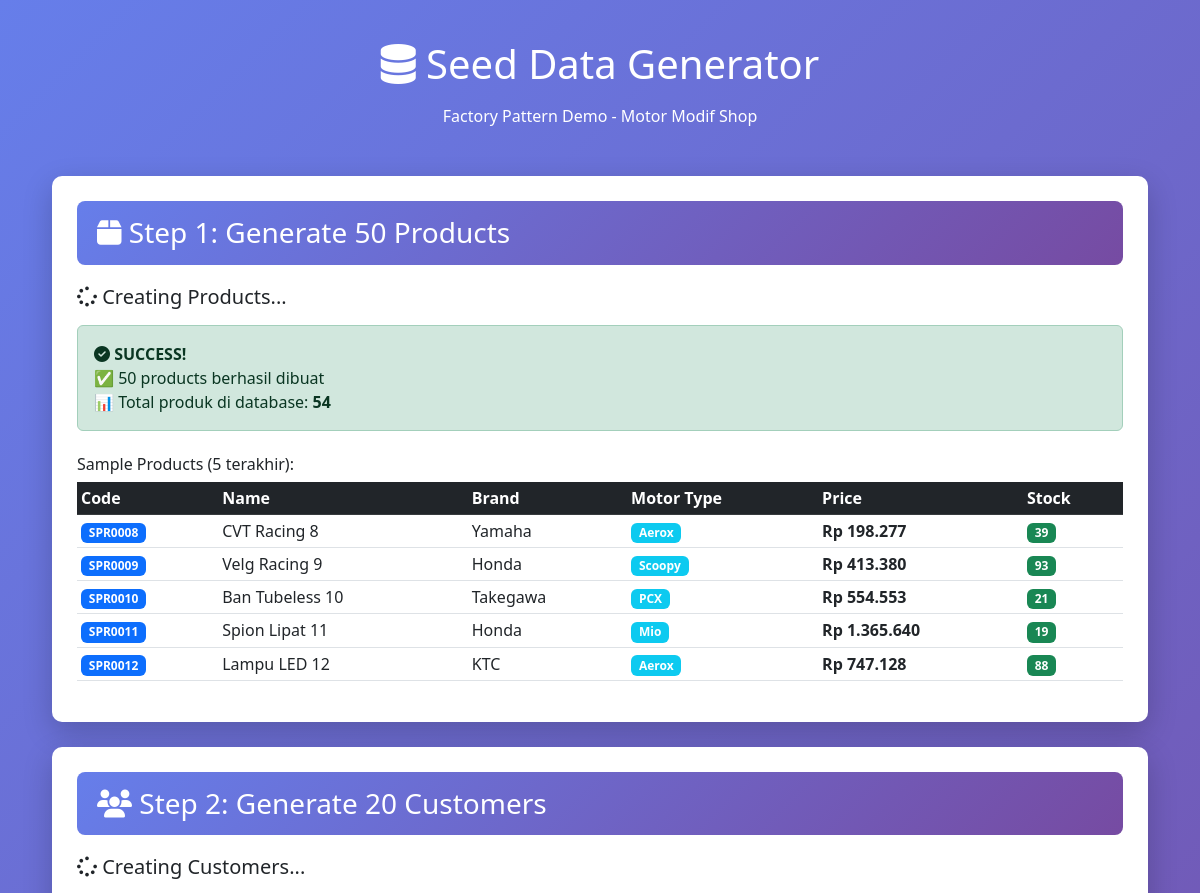
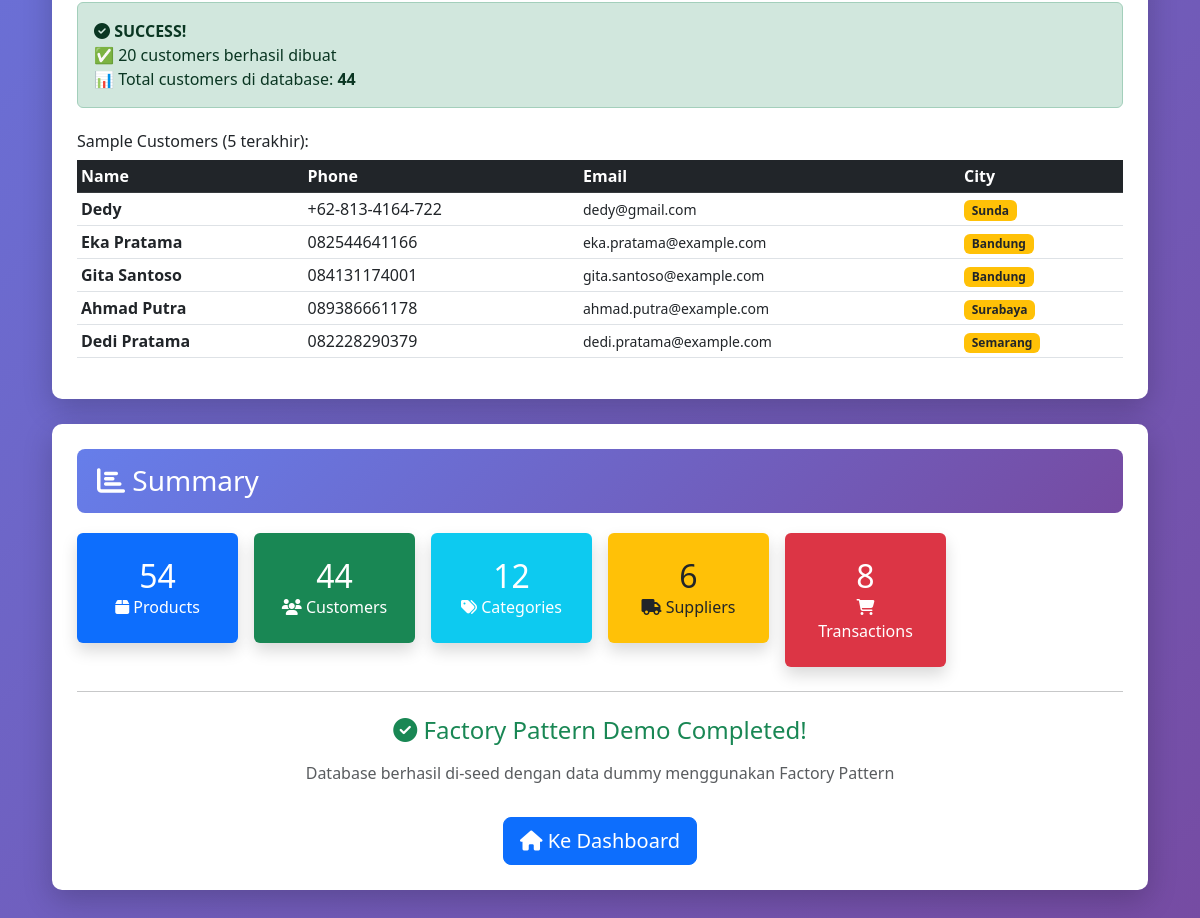
The page /seed_data.php on the database its author committed (2 pictures, top to bottom).
### tables this page shows
CREATE TABLE `products` (
  `id` int(11) NOT NULL,
  `category_id` int(11) NOT NULL,
  `supplier_id` int(11) NOT NULL,
  `code` varchar(50) NOT NULL,
  `name` varchar(200) NOT NULL,
  `brand` varchar(100) DEFAULT NULL,
  `description` text DEFAULT NULL,
  `price` decimal(15,2) NOT NULL,
  `stock` int(11) NOT NULL DEFAULT 0,
  `motor_type` varchar(100) DEFAULT NULL,
  `image` varchar(255) DEFAULT NULL,
  `created_at` timestamp NOT NULL DEFAULT current_timestamp(),
  `updated_at` timestamp NOT NULL DEFAULT current_timestamp() ON UPDATE current_timestamp(),
  `deleted_at` timestamp NULL DEFAULT NULL
);

CREATE TABLE `customers` (
  `id` int(11) NOT NULL,
  `name` varchar(100) NOT NULL,
  `phone` varchar(20) NOT NULL,
  `email` varchar(100) DEFAULT NULL,
  `address` text DEFAULT NULL,
  `city` varchar(50) DEFAULT NULL,
  `created_at` timestamp NOT NULL DEFAULT current_timestamp()
);

### motor_modif_shop/helpers/ProductFactory.php (called while the page is built, shortened)
<?php
class ProductFactory {
    private $db;
    public function __construct($db) {
        $this->db = $db;
    }
    public function create($data) {
        $sql = "INSERT INTO products
                (category_id, supplier_id, code, name, brand, description, price, stock, motor_type, image)
                VALUES (?, ?, ?, ?, ?, ?, ?, ?, ?, ?)";
        $stmt = $this->db->prepare($sql);
        $stmt->bind_param('iissssdiss',
            $data['category_id'],
            $data['supplier_id'],
            $data['code'],
            $data['name'],
            $data['brand'],
            $data['description'],
            $data['price'],
            $data['stock'],
            $data['motor_type'],
            $data['image']
        );
        return $stmt->execute();
    }
    public function createMany($products) {
        $this->db->begin_transaction();
        try {
            $this->db->commit();
            return true;
        } catch (Exception $e) {
            $this->db->rollback();
            return false;
        }
    }
    public function createInRange($startDate, $endDate, $count = 10) {
        $products = [];
        $categories = [1, 2, 3, 4];
        $suppliers = [1, 2, 3];
        $motorTypes = ['Vario 150', 'Beat', 'Scoopy', 'PCX', 'Nmax', 'Mio', 'Aerox'];
        $brands = ['Yamaha', 'Honda', 'Kawasaki', 'Suzuki', 'KTC', 'Takegawa'];
        $productNames = [
            'Knalpot Racing',
            'Ban Tubeless',
            'Velg Racing',
            'Spion Lipat',
            'Lampu LED',
            'Jok Custom',
            'Handgrip Racing',
            'Cover Body',
            'Shock Breaker',
            'CVT Racing',
            'Kampas Rem',
            'Filter Udara',
            'Busi Iridium',
            'Oli Mesin',
            'Gear Set'
        ];
        for ($i = 0; $i < $count; $i++) {
            $products[] = [
                'category_id' => $categories[array_rand($categories)],
                'supplier_id' => $suppliers[array_rand($suppliers)],
                'code' => 'SPR' . str_pad($i + 1, 4, '0', STR_PAD_LEFT),
                'name' => $productNames[array_rand($productNames)] . ' ' . ($i + 1),
                'brand' => $brands[array_rand($brands)],
                'description' => 'Produk berkualitas tinggi untuk motor modifikasi',
                'price' => rand(50000, 2000000),
                'stock' => rand(5, 100),
                'motor_type' => $motorTypes[array_rand($motorTypes)],
                'image' => ''
            ];
        }
        return $this->createMany($products);
    }
}

### motor_modif_shop/helpers/CustomerFactory.php (called while the page is built, shortened)
<?php
class CustomerFactory {
    private $db;
    public function __construct($db) {
        $this->db = $db;
    }
    public function create($data) {
        $sql = "INSERT INTO customers (name, phone, email, address, city)
                VALUES (?, ?, ?, ?, ?)";
        $stmt = $this->db->prepare($sql);
        $stmt->bind_param('sssss',
            $data['name'],
            $data['phone'],
            $data['email'],
            $data['address'],
            $data['city']
        );
        return $stmt->execute();
    }
    public function createMany($customers) {
        $this->db->begin_transaction();
        try {
            $this->db->commit();
            return true;
        } catch (Exception $e) {
            $this->db->rollback();
            return false;
        }
    }
}

### seed_data.php (the view, shortened to what this page needs)
<?php
require_once BASE_PATH . 'helpers/ProductFactory.php';
require_once BASE_PATH . 'helpers/CustomerFactory.php';
$database = new Database();
$db = $database->getConnection();
?>
<!DOCTYPE html>
<html lang="id">
<head>
    <link href="https://cdn.jsdelivr.net/npm/bootstrap@5.3.0/dist/css/bootstrap.min.css" rel="stylesheet">
    <link rel="stylesheet" href="https://cdnjs.cloudflare.com/ajax/libs/font-awesome/6.4.0/css/all.min.css">
</head>
<body>
    <div class="container">
        <div class="text-center mb-5">
            <h1 class="text-white mb-3"><i class="fas fa-database"></i> Seed Data Generator</h1>
            <p class="text-white">Factory Pattern Demo - Motor Modif Shop</p>
        </div>
        <div class="result-box">
            <div class="step-title">
                <h3 class="mb-0"><i class="fas fa-box"></i> Step 1: Generate 50 Products</h3>
            </div>
            <?php
            $productFactory = new ProductFactory($db);
            echo "<h5><i class='fas fa-spinner fa-spin'></i> Creating Products...</h5>";
            $result = $productFactory->createInRange('2024-01-01', '2024-12-31', 50);
            if ($result) {
                $checkSql = "SELECT COUNT(*) as total FROM products WHERE deleted_at IS NULL";
                $checkResult = $db->query($checkSql);
                $row = $checkResult->fetch_assoc();
                $totalProducts = $row['total'];
                echo "<div class='alert alert-success mt-3'>";
                echo "<i class='fas fa-check-circle'></i> <strong>SUCCESS!</strong><br>";
                echo "✅ 50 products berhasil dibuat<br>";
                echo "📊 Total produk di database: <strong>{$totalProducts}</strong>";
                echo "</div>";
                $sampleSql = "SELECT * FROM products WHERE deleted_at IS NULL ORDER BY created_at DESC LIMIT 5";
                $sampleResult = $db->query($sampleSql);
                echo "<h6 class='mt-4'>Sample Products (5 terakhir):</h6>";
                echo "<div class='table-responsive'>";
                echo "<table class='table table-sm table-hover'>";
                echo "<thead class='table-dark'><tr><th>Code</th><th>Name</th><th>Brand</th><th>Motor Type</th><th>Price</th><th>Stock</th></tr></thead>";
                echo "<tbody>";
                while ($product = $sampleResult->fetch_assoc()) {
                    echo "<tr>";
                    echo "<td><span class='badge bg-primary'>{$product['code']}</span></td>";
                    echo "<td>{$product['name']}</td>";
                    echo "<td>{$product['brand']}</td>";
                    echo "<td><span class='badge bg-info'>{$product['motor_type']}</span></td>";
                    echo "<td><strong>Rp " . number_format($product['price'], 0, ',', '.') . "</strong></td>";
                    echo "<td><span class='badge bg-success'>{$product['stock']}</span></td>";
                    echo "</tr>";
                }
                echo "</tbody></table></div>";
            } else {
                echo "<div class='alert alert-danger mt-3'>";
                echo "<i class='fas fa-times-circle'></i> <strong>FAILED!</strong><br>";
                echo "❌ Gagal membuat products. Cek database connection.";
                echo "</div>";
            }
            ?>
        </div>
        <div class="result-box">
            <div class="step-title">
                <h3 class="mb-0"><i class="fas fa-users"></i> Step 2: Generate 20 Customers</h3>
            </div>
            <?php
            $customerFactory = new CustomerFactory($db);
            echo "<h5><i class='fas fa-spinner fa-spin'></i> Creating Customers...</h5>";
            $customers = [];
            $cities = ['Jakarta', 'Balikpapan', 'Samarinda', 'Surabaya', 'Bandung', 'Semarang', 'Medan', 'Makassar'];
            $firstNames = ['Ahmad', 'Budi', 'Citra', 'Dedi', 'Eka', 'Fitri', 'Gita', 'Hadi', 'Indra', 'Joko'];
            $lastNames = ['Santoso', 'Wijaya', 'Pratama', 'Rahman', 'Setiawan', 'Nugraha', 'Kurniawan', 'Putra', 'Kusuma', 'Hidayat'];
            for ($i = 0; $i < 20; $i++) {
                $firstName = $firstNames[array_rand($firstNames)];
                $lastName = $lastNames[array_rand($lastNames)];
                $city = $cities[array_rand($cities)];
                $customers[] = [
                    'name' => $firstName . ' ' . $lastName,
                    'phone' => '08' . rand(1000000000, 9999999999),
                    'email' => strtolower($firstName) . '.' . strtolower($lastName) . '@example.com',
                    'address' => 'Jl. ' . $lastName . ' No. ' . rand(1, 200),
                    'city' => $city
                ];
            }
            $result = $customerFactory->createMany($customers);
            if ($result) {
                $checkSql = "SELECT COUNT(*) as total FROM customers";
                $checkResult = $db->query($checkSql);
                $row = $checkResult->fetch_assoc();
                $totalCustomers = $row['total'];
                echo "<div class='alert alert-success mt-3'>";
                echo "<i class='fas fa-check-circle'></i> <strong>SUCCESS!</strong><br>";
                echo "✅ 20 customers berhasil dibuat<br>";
                echo "📊 Total customers di database: <strong>{$totalCustomers}</strong>";
                echo "</div>";
                $sampleSql = "SELECT * FROM customers ORDER BY created_at DESC LIMIT 5";
                $sampleResult = $db->query($sampleSql);
                echo "<h6 class='mt-4'>Sample Customers (5 terakhir):</h6>";
                echo "<div class='table-responsive'>";
                echo "<table class='table table-sm table-hover'>";
                echo "<thead class='table-dark'><tr><th>Name</th><th>Phone</th><th>Email</th><th>City</th></tr></thead>";
                echo "<tbody>";
                while ($customer = $sampleResult->fetch_assoc()) {
                    echo "<tr>";
                    echo "<td><strong>{$customer['name']}</strong></td>";
                    echo "<td>{$customer['phone']}</td>";
                    echo "<td><small>{$customer['email']}</small></td>";
                    echo "<td><span class='badge bg-warning text-dark'>{$customer['city']}</span></td>";
                    echo "</tr>";
                }
                echo "</tbody></table></div>";
            } else {
                echo "<div class='alert alert-danger mt-3'>";
                echo "<i class='fas fa-times-circle'></i> <strong>FAILED!</strong><br>";
                echo "❌ Gagal membuat customers.";
                echo "</div>";
            }
            ?>
        </div>
        <div class="result-box">
            <div class="step-title">
                <h3 class="mb-0"><i class="fas fa-chart-bar"></i> Summary</h3>
            </div>
            <?php
            $productCount = $db->query("SELECT COUNT(*) as total FROM products WHERE deleted_at IS NULL")->fetch_assoc()['total'];
            $customerCount = $db->query("SELECT COUNT(*) as total FROM customers")->fetch_assoc()['total'];
            $categoryCount = $db->query("SELECT COUNT(*) as total FROM categories")->fetch_assoc()['total'];
            $supplierCount = $db->query("SELECT COUNT(*) as total FROM suppliers")->fetch_assoc()['total'];
            $transactionCount = $db->query("SELECT COUNT(*) as total FROM transaksi")->fetch_assoc()['total'];
            ?>
            <div class="row text-center g-3 mb-4">
                <div class="col-md-2">
                    <div class="p-4 bg-primary text-white rounded shadow">
                        <h2 class="mb-0"><?= $productCount ?></h2>
                        <p class="mb-0"><i class="fas fa-box"></i> Products</p>
                    </div>
                </div>
                <div class="col-md-2">
                    <div class="p-4 bg-success text-white rounded shadow">
                        <h2 class="mb-0"><?= $customerCount ?></h2>
                        <p class="mb-0"><i class="fas fa-users"></i> Customers</p>
                    </div>
                </div>
                <div class="col-md-2">
                    <div class="p-4 bg-info text-white rounded shadow">
                        <h2 class="mb-0"><?= $categoryCount ?></h2>
                        <p class="mb-0"><i class="fas fa-tags"></i> Categories</p>
                    </div>
                </div>
                <div class="col-md-2">
                    <div class="p-4 bg-warning text-dark rounded shadow">
                        <h2 class="mb-0"><?= $supplierCount ?></h2>
                        <p class="mb-0"><i class="fas fa-truck"></i> Suppliers</p>
                    </div>
                </div>
                <div class="col-md-2">
                    <div class="p-4 bg-danger text-white rounded shadow">
                        <h2 class="mb-0"><?= $transactionCount ?></h2>
                        <p class="mb-0"><i class="fas fa-shopping-cart"></i> Transactions</p>
                    </div>
                </div>
            </div>
            <hr class="my-4">
            <div class="text-center">
                <h4 class="text-success mb-3"><i class="fas fa-check-circle"></i> Factory Pattern Demo Completed!</h4>
                <p class="text-muted">Database berhasil di-seed dengan data dummy menggunakan Factory Pattern</p>
                <a href="index.php" class="btn btn-primary btn-lg mt-3">
                    <i class="fas fa-home"></i> Ke Dashboard
                </a>
            </div>
        </div>
    </div>
</body>
</html>

### seed_data.php (style rules this page uses)
body { padding: 40px; background: linear-gradient(135deg, #667eea 0%, #764ba2 100%); min-height: 100vh; }
.result-box { background: white; padding: 25px; border-radius: 10px; box-shadow: 0 10px 30px rgba(0,0,0,0.2); margin-bottom: 25px; }
.step-title { background: linear-gradient(135deg, #667eea 0%, #764ba2 100%); color: white; padding: 15px 20px; border-radius: 8px; margin-bottom: 20px; }

### rows shown on the page
products: code "SPR0008", name "CVT Racing 8", brand "Yamaha", motor_type "Aerox", price "198.277", stock "39"
products: code "SPR0009", name "Velg Racing 9", brand "Honda", motor_type "Scoopy", price "413.380", stock "93"
products: code "SPR0010", name "Ban Tubeless 10", brand "Takegawa", motor_type "PCX", price "554.553", stock "21"
products: code "SPR0011", name "Spion Lipat 11", brand "Honda", motor_type "Mio", price "1.365.640", stock "19"
products: code "SPR0012", name "Lampu LED 12", brand "KTC", motor_type "Aerox", price "747.128", stock "88"
customers: name "Dedy", phone "+62-813-4164-722", email "dedy@gmail.com", city "Sunda"
customers: name "Eka Pratama", phone "082544641166", email "eka.pratama@example.com", city "Bandung"
customers: name "Gita Santoso", phone "084131174001", email "gita.santoso@example.com", city "Bandung"
customers: name "Ahmad Putra", phone "089386661178", email "ahmad.putra@example.com", city "Surabaya"
customers: name "Dedi Pratama", phone "082228290379", email "dedi.pratama@example.com", city "Semarang"

### other values the page prints
$totalProducts "54"
$totalCustomers "44"
$productCount "54"
$customerCount "44"
$categoryCount "12"
$supplierCount "6"
$transactionCount "8"
